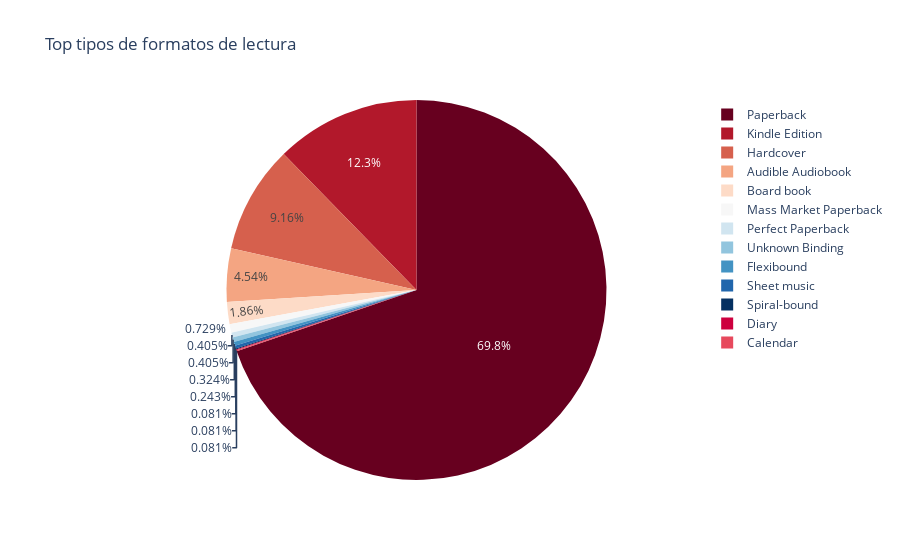

Notebook code for this chart:
### Code cell
grafic_types(df)

### Figure 1 — Plotly figure (JSON) as saved in the notebook; plotly's stock layout.template omitted (floating-point values rounded to 4 significant figures)
{"data": [{"domain": {"x": [0, 1], "y": [0, 1]}, "hovertemplate": "type=%{label}<br>count=%{value}<extra></extra>", "labels": ["Paperback", "Kindle Edition", "Hardcover", "Audible Audiobook", "Board book", "Mass Market Paperback", "Perfect Paperback", "Unknown Binding", "Flexibound", "Sheet music", "Spiral-bound", "Diary", "Calendar"], "legendgroup": "", "name": "", "showlegend": true, "type": "pie", "values": [861, 152, 113, 56, 23, 9, 5, 5, 4, 3, 1, 1, 1]}], "layout": {"legend": {"tracegroupgap": 0}, "piecolorway": ["rgb(103,0,31)", "rgb(178,24,43)", "rgb(214,96,77)", "rgb(244,165,130)", "rgb(253,219,199)", "rgb(247,247,247)", "rgb(209,229,240)", "rgb(146,197,222)", "rgb(67,147,195)", "rgb(33,102,172)", "rgb(5,48,97)"], "title": {"text": "Top tipos de formatos de lectura"}}}
